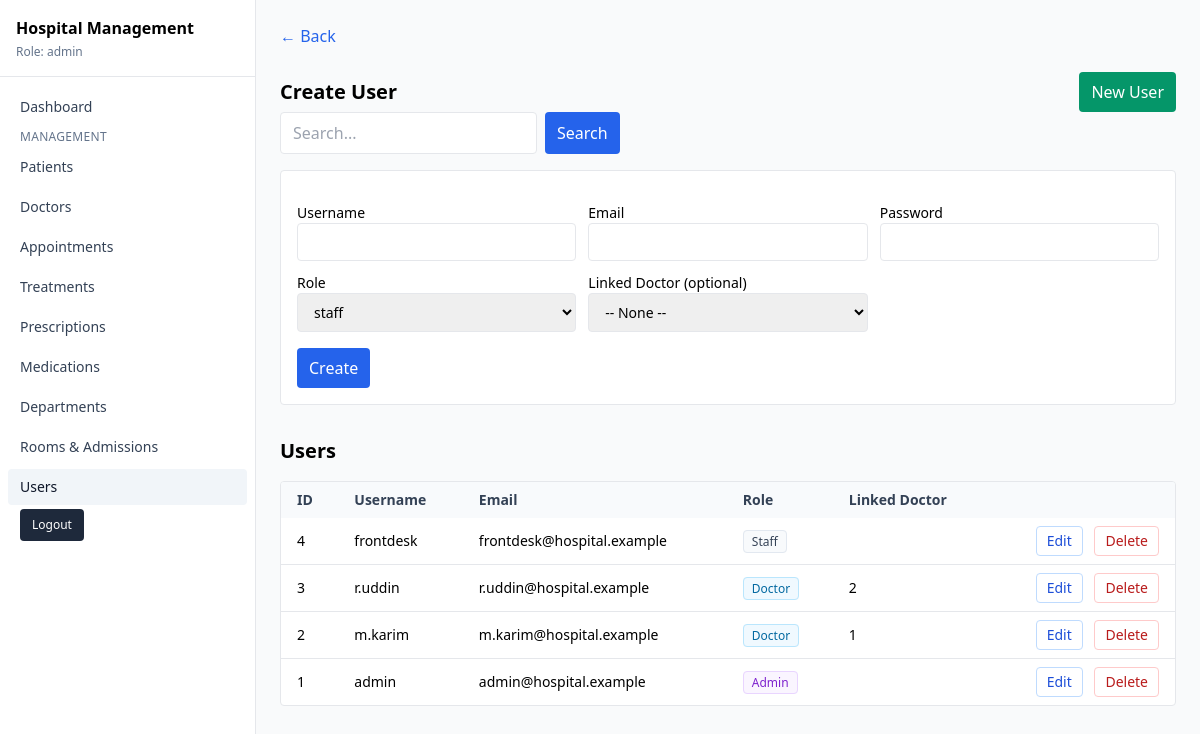
Screenshot of /dashboard/manage-users.php (signed in) with the database file from the repository.
### tables this page shows
CREATE TABLE IF NOT EXISTS users (
  id INT AUTO_INCREMENT PRIMARY KEY,
  username VARCHAR(120) NOT NULL UNIQUE,
  email VARCHAR(190) NOT NULL UNIQUE,
  password_hash VARCHAR(255) NOT NULL,
  role ENUM('admin','staff','doctor') NOT NULL DEFAULT 'staff',
  linked_doctor_id INT NULL UNIQUE,
  FOREIGN KEY (linked_doctor_id) REFERENCES doctors(id) ON DELETE SET NULL
);

### config.php (called while the page is built, shortened)
<?php
function current_user()
{
	return $_SESSION['user'] ?? null;
}
function get_pagination_params(int $defaultPerPage = 10): array
{
	$page = max(1, (int)($_GET['page'] ?? 1));
	$per = (int)($_GET['per'] ?? $defaultPerPage);
	$offset = ($page - 1) * $per;
	$q = trim((string)($_GET['q'] ?? ''));
	return ['page' => $page, 'per' => $per, 'offset' => $offset, 'limit' => $per, 'q' => $q];
}

### database.php (called while the page is built, shortened)
<?php
require_once __DIR__ . '/config.php';
function db(): PDO
{
	static $pdo = null;
	if ($pdo instanceof PDO) {
		return $pdo;
	}
	$dsn = 'mysql:host=' . DB_HOST . ';dbname=' . DB_NAME . ';charset=utf8mb4';
	$options = [
		PDO::ATTR_ERRMODE => PDO::ERRMODE_EXCEPTION,
		PDO::ATTR_DEFAULT_FETCH_MODE => PDO::FETCH_ASSOC,
		PDO::ATTR_EMULATE_PREPARES => false,
	];
	$pdo = new PDO($dsn, DB_USER, DB_PASS, $options);
	return $pdo;
}
function users_list(string $q, int $limit, int $offset): array
{
	$pdo = db();
	$limit = (int)$limit;
	$offset = (int)$offset;
	if ($q === '') {
		$stmt = $pdo->prepare('SELECT * FROM users ORDER BY id DESC LIMIT ' . $limit . ' OFFSET ' . $offset);
		$stmt->execute();
		$rows = $stmt->fetchAll();
		$total = (int)$pdo->query('SELECT COUNT(*) FROM users')->fetchColumn();
		return ['rows' => $rows, 'total' => $total];
	}
	$like = "%$q%";
	$stmt = $pdo->prepare('SELECT * FROM users WHERE (username LIKE ? OR email LIKE ? OR role LIKE ?) ORDER BY id DESC LIMIT ' . $limit . ' OFFSET ' . $offset);
	$stmt->execute([$like, $like, $like]);
	$rows = $stmt->fetchAll();
	$cnt = $pdo->prepare('SELECT COUNT(*) FROM users WHERE (username LIKE ? OR email LIKE ? OR role LIKE ?)');
	$cnt->execute([$like, $like, $like]);
	$total = (int)$cnt->fetchColumn();
	return ['rows' => $rows, 'total' => $total];
}

### dashboard/manage-users.php (the view, shortened to what this page needs)
<?php
require_once __DIR__ . '/../database.php';
$p = get_pagination_params(10);
$data = users_list($p['q'], $p['limit'], $p['offset']);
$rows = $data['rows'];
$editId = isset($_GET['edit']) ? (int)$_GET['edit'] : 0;
$editRow = $editId ? users_get($editId) : null;
?>
<!doctype html>
<html>
<head>
  <script src="https://cdn.tailwindcss.com"></script>
</head>
<body class="bg-gray-50">
  <?php include __DIR__ . '/sidebar.php'; ?>
  <main class="md:ml-64 max-w-6xl mx-auto p-6">
    <div class="mb-6"><a class="text-blue-600 hover:underline" href="index.php">← Back</a></div>
    <div class="flex items-center justify-between gap-4">
      <h2 class="text-xl font-semibold"><?= $editRow ? 'Edit User' : 'Create User' ?></h2>
      <a href="./manage-users.php" class="inline-flex items-center px-3 py-2 rounded bg-emerald-600 text-white hover:bg-emerald-700">New User</a>
    </div>
    <form method="get" class="mb-4 flex gap-2">
      <input class="border rounded px-3 py-2" name="q" placeholder="Search..." value="<?= htmlspecialchars($p['q']) ?>" />
      <button class="rounded bg-blue-600 text-white px-3 py-2">Search</button>
    </form>
    <form method="post" class="bg-white border rounded p-4 space-y-4">
      <div class="grid sm:grid-cols-2 lg:grid-cols-3 gap-3">
        <label class="block text-sm">Username<input class="w-full border rounded px-3 py-2" name="username" value="<?= htmlspecialchars($editRow['username'] ?? '') ?>" required /></label>
        <label class="block text-sm">Email<input class="w-full border rounded px-3 py-2" name="email" type="email" value="<?= htmlspecialchars($editRow['email'] ?? '') ?>" required /></label>
        <label class="block text-sm">Password <?= $editRow ? '(leave blank to keep)' : '' ?><input class="w-full border rounded px-3 py-2" name="password" type="password" <?= $editRow ? '' : 'required' ?> /></label>
        <label class="block text-sm">Role
          <select name="role" class="border rounded px-3 py-2 w-full">
            <?php foreach (['staff', 'doctor', 'admin'] as $r): ?>
              <option value="<?= $r ?>" <?= ($editRow['role'] ?? 'staff') === $r ? 'selected' : '' ?>><?= $r ?></option>
            <?php endforeach; ?>
          </select>
        </label>
        <label class="block text-sm">Linked Doctor (optional)
          <select name="linked_doctor_id" class="border rounded px-3 py-2 w-full">
            <option value="">-- None --</option>
          </select>
        </label>
      </div>
      <div class="flex items-center gap-2">
        <button class="rounded bg-blue-600 text-white px-3 py-2"><?= $editRow ? 'Update' : 'Create' ?></button>
      </div>
    </form>
    <h2 class="text-xl font-semibold mt-8">Users</h2>
    <div class="overflow-x-auto rounded border bg-white mt-4">
      <table class="min-w-full text-sm">
        <thead class="bg-slate-50 text-slate-700">
          <tr>
            <th class="text-left px-4 py-2">ID</th>
            <th class="text-left px-4 py-2">Username</th>
            <th class="text-left px-4 py-2">Email</th>
            <th class="text-left px-4 py-2">Role</th>
            <th class="text-left px-4 py-2">Linked Doctor</th>
            <th class="px-4 py-2"></th>
          </tr>
        </thead>
        <tbody class="divide-y">
          <?php foreach ($rows as $r): ?>
            <tr>
              <td class="px-4 py-2"><?= (int)$r['id'] ?></td>
              <td class="px-4 py-2"><?= htmlspecialchars($r['username']) ?></td>
              <td class="px-4 py-2"><?= htmlspecialchars($r['email']) ?></td>
              <?php
              $role = (string)($r['role'] ?? 'staff');
              $roleCls = 'border px-2 py-0.5 rounded text-xs';
              if ($role === 'admin') {
                $roleCls .= ' border-purple-200 bg-purple-50 text-purple-700';
              } elseif ($role === 'doctor') {
                $roleCls .= ' border-sky-200 bg-sky-50 text-sky-700';
              } else {
                $roleCls .= ' border-slate-200 bg-slate-50 text-slate-700';
              }
              ?>
              <td class="px-4 py-2"><span class="<?= $roleCls ?>"><?= htmlspecialchars(ucfirst($role)) ?></span></td>
              <td class="px-4 py-2"><?= htmlspecialchars((string)($r['linked_doctor_id'] ?? '')) ?></td>
              <td class="px-4 py-2 text-right space-x-2">
                <a class="inline-flex items-center px-2.5 py-1 rounded border border-blue-200 text-blue-700 hover:bg-blue-50" href="?edit=<?= (int)$r['id'] ?>">Edit</a>
                <a class="inline-flex items-center px-2.5 py-1 rounded border border-red-200 text-red-700 hover:bg-red-50" href="?delete=<?= (int)$r['id'] ?>" onclick="return confirm('Delete user?')">Delete</a>
              </td>
            </tr>
          <?php endforeach; ?>
        </tbody>
      </table>
    </div>
  </main>
</body>
</html>

### dashboard/sidebar.php (shortened to what this page needs)
<?php
$user = current_user();
$role = $user['role'] ?? 'staff';
$current = basename($_SERVER['SCRIPT_NAME'] ?? '');
$linkBase = 'block px-3 py-2 rounded hover:bg-slate-100 text-slate-700';
$activeCls = 'bg-slate-100 text-slate-900 font-medium';
?>
<aside x-data="{open:false}" class="relative">
    <div x-cloak class="md:w-64 md:fixed md:inset-y-0 md:left-0 md:border-r bg-white" :class="open ? 'block fixed top-14 inset-y-0 left-0 w-64 border-r z-30 md:top-0' : 'hidden md:block'">
        <div class="h-full flex flex-col">
            <div class="px-4 py-4 border-b">
                <a href="index.php" class="font-semibold <?= $current === 'index.php' ? $activeCls : '' ?>">Hospital Management</a>
                <div class="text-xs text-slate-500 mt-1">Role: <?= htmlspecialchars($role) ?></div>
            </div>
            <nav class="flex-1 overflow-y-auto px-2 py-3 space-y-1 text-sm">
                <a class="<?= $linkBase ?> <?= $current === 'index.php' ? $activeCls : '' ?>" href="index.php">Dashboard</a>
                <?php if ($role === ROLE_ADMIN): ?>
                    <div class="mt-3 text-xs uppercase tracking-wide text-slate-500 px-3">Management</div>
                    <a class="<?= $linkBase ?> <?= $current === 'manage-patients.php' ? $activeCls : '' ?>" href="manage-patients.php">Patients</a>
                    <a class="<?= $linkBase ?> <?= $current === 'manage-doctors.php' ? $activeCls : '' ?>" href="manage-doctors.php">Doctors</a>
                    <a class="<?= $linkBase ?> <?= $current === 'manage-appointments.php' ? $activeCls : '' ?>" href="manage-appointments.php">Appointments</a>
                    <a class="<?= $linkBase ?> <?= $current === 'manage-treatments.php' ? $activeCls : '' ?>" href="manage-treatments.php">Treatments</a>
                    <a class="<?= $linkBase ?> <?= $current === 'manage-prescriptions.php' ? $activeCls : '' ?>" href="manage-prescriptions.php">Prescriptions</a>
                    <a class="<?= $linkBase ?> <?= $current === 'manage-medications.php' ? $activeCls : '' ?>" href="manage-medications.php">Medications</a>
                    <a class="<?= $linkBase ?> <?= $current === 'manage-departments.php' ? $activeCls : '' ?>" href="manage-departments.php">Departments</a>
                    <a class="<?= $linkBase ?> <?= $current === 'manage-rooms.php' ? $activeCls : '' ?>" href="manage-rooms.php">Rooms & Admissions</a>
                    <a class="<?= $linkBase ?> <?= $current === 'manage-users.php' ? $activeCls : '' ?>" href="manage-users.php">Users</a>
                <?php endif; ?>
                <div class="mt-6 px-3">
                    <a class="inline-flex items-center rounded bg-slate-800 text-white px-3 py-2 text-xs hover:bg-slate-900" href="../auth/logout.php">Logout</a>
                </div>
            </nav>
        </div>
    </div>
</aside>

### rows the page displays
users: role "admin", id "1", username "admin", email "admin@hospital.example", role "Admin"
users: id "4", username "frontdesk", email "frontdesk@hospital.example", role "Staff"
users: id "3", username "r.uddin", email "r.uddin@hospital.example", role "Doctor", linked_doctor "2"
users: id "2", username "m.karim", email "m.karim@hospital.example", role "Doctor", linked_doctor "1"

### other values shown
form field role "staff"
